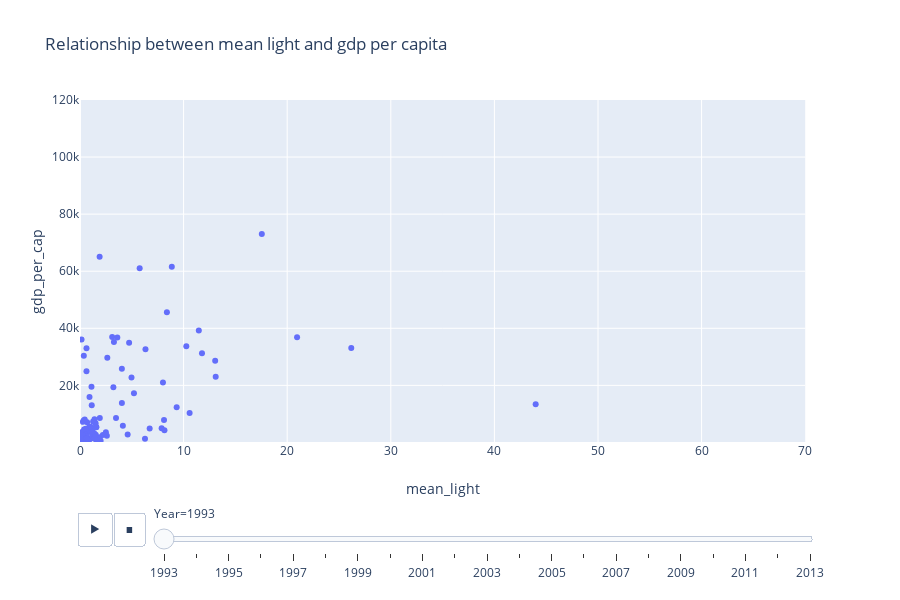

The notebook cell saved with this chart:
### Code cell
fig = px.scatter(merged, x="mean_light", y="gdp_per_cap", animation_frame="Year", animation_group="Country",hover_name="Country",
           range_x=[0,70], range_y=[150,120000], title='Relationship between mean light and gdp per capita')
fig.show()

### Figure 1 — Plotly figure (JSON) as saved in the notebook; plotly's stock layout.template omitted (floating-point values rounded to 4 significant figures)
{"data": [{"hoverlabel": {"namelength": 0}, "hovertemplate": "<b>%{hovertext}</b><br><br>Year=1993<br>mean_light=%{x}<br>gdp_per_cap=%{y}", "hovertext": ["Albania", "Algeria", "Argentina", "Armenia", "Australia", "Austria", "Azerbaijan", "Bangladesh", "Belarus", "Belgium", "Benin", "Bolivia, Plurinational State of", "Brazil", "Brunei Darussalam", "Bulgaria", "Cameroon", "Canada", "Chile", "China", "Colombia", "Costa Rica", "Croatia", "Cyprus", "Czechia", "Côte d'Ivoire", "Denmark", "Ecuador", "Egypt", "El Salvador", "Estonia", "Ethiopia", "Finland", "France", "Georgia", "Germany", "Ghana", "Greece", "Guatemala", "Honduras", "Hungary", "Iceland", "India", "Indonesia", "Ireland", "Israel", "Italy", "Jamaica", "Japan", "Jordan", "Kazakhstan", "Korea, Republic of", "Kyrgyzstan", "Latvia", "Lebanon", "Lithuania", "Luxembourg", "Malaysia", "Malta", "Mauritius", "Mexico", "Moldova, Republic of", "Morocco", "Mozambique", "Netherlands", "New Zealand", "Nicaragua", "Nigeria", "North Macedonia", "Norway", "Oman", "Panama", "Paraguay", "Peru", "Philippines", "Poland", "Portugal", "Romania", "Russian Federation", "Saudi Arabia", "Senegal", "Slovakia", "Slovenia", "South Africa", "Spain", "Sri Lanka", "Sweden", "Switzerland", "Tanzania, United Republic of", "Thailand", "Togo", "Tunisia", "Turkey", "Ukraine", "United Arab Emirates", "United Kingdom", "United States", "Uruguay", "Venezuela, Bolivarian Republic of", "Zambia"], "ids": ["Albania", "Algeria", "Argentina", "Armenia", "Australia", "Austria", "Azerbaijan", "Bangladesh", "Belarus", "Belgium", "Benin", "Bolivia, Plurinational State of", "Brazil", "Brunei Darussalam", "Bulgaria", "Cameroon", "Canada", "Chile", "China", "Colombia", "Costa Rica", "Croatia", "Cyprus", "Czechia", "Côte d'Ivoire", "Denmark", "Ecuador", "Egypt", "El Salvador", "Estonia", "Ethiopia", "Finland", "France", "Georgia", "Germany", "Ghana", "Greece", "Guatemala", "Honduras", "Hungary", "Iceland", "India", "Indonesia", "Ireland", "Israel", "Italy", "Jamaica", "Japan", "Jordan", "Kazakhstan", "Korea, Republic of", "Kyrgyzstan", "Latvia", "Lebanon", "Lithuania", "Luxembourg", "Malaysia", "Malta", "Mauritius", "Mexico", "Moldova, Republic of", "Morocco", "Mozambique", "Netherlands", "New Zealand", "Nicaragua", "Nigeria", "North Macedonia", "Norway", "Oman", "Panama", "Paraguay", "Peru", "Philippines", "Poland", "Portugal", "Romania", "Russian Federation", "Saudi Arabia", "Senegal", "Slovakia", "Slovenia", "South Africa", "Spain", "Sri Lanka", "Sweden", "Switzerland", "Tanzania, United Republic of", "Thailand", "Togo", "Tunisia", "Turkey", "Ukraine", "United Arab Emirates", "United Kingdom", "United States", "Uruguay", "Venezuela, Bolivarian Republic of", "Zambia"], "legendgroup": "", "marker": {"color": "#636efa", "symbol": "circle"}, "mode": "markers", "name": "", "showlegend": false, "type": "scatter", "x": [0.2643, 0.5062, 0.3553, 0.7241, 0.1489, 4.741, 1.914, 1.586, 2.204, 26.18, 0.1075, 0.1103, 0.4562, 3.106, 2.498, 0.06096, 0.6271, 0.2887, 0.6818, 0.5684, 1.573, 1.911, 8.008, 9.33, 0.1358, 8.388, 0.9583, 1.103, 2.593, 1.507, 0.01822, 2.636, 6.32, 0.9607, 10.26, 0.2998, 3.222, 0.6664, 0.3915, 3.476, 0.3688, 1.989, 0.4154, 4.041, 13.1, 11.77, 6.725, 11.47, 1.522, 0.391, 10.58, 0.4363, 1.149, 7.88, 1.569, 17.55, 0.9044, 43.99, 8.152, 1.402, 6.272, 0.4293, 0.02484, 20.95, 0.6249, 0.2491, 1.34, 1.382, 1.895, 0.9178, 0.5618, 0.1738, 0.1592, 0.6407, 4.138, 5.209, 1.215, 0.6894, 1.109, 0.09543, 8.11, 4.044, 1.011, 4.97, 1.808, 3.277, 8.861, 0.03515, 1.177, 0.2411, 1.48, 1.266, 4.6, 5.76, 13.05, 3.602, 0.4153, 1.133, 0.08614], "xaxis": "x", "y": [1371.0, 3279.0, 7644.0, 886.0, 36090.0, 34940.0, 1788.0, 439.2, 2612.0, 33070.0, 624.6, 1421.0, 8021.0, 36910.0, 3583.0, 1055.0, 33000.0, 7215.0, 998.4, 4708.0, 5403.0, 8568.0, 21010.0, 12310.0, 1333.0, 45660.0, 3767.0, 1587.0, 2364.0, 6739.0, 179.4, 29690.0, 32690.0, 1111.0, 33670.0, 857.7, 19300.0, 2260.0, 1566.0, 8550.0, 30420.0, 611.1, 1968.0, 25840.0, 23040.0, 31280.0, 4879.0, 39190.0, 2651.0, 4513.0, 10280.0, 714.8, 5159.0, 5004.0, 5317.0, 73000.0, 5503.0, 13340.0, 4291.0, 8117.0, 1305.0, 1705.0, 212.8, 36830.0, 24920.0, 1051.0, 1445.0, 3146.0, 65050.0, 15890.0, 4765.0, 3632.0, 2674.0, 1446.0, 5828.0, 17260.0, 4422.0, 7068.0, 19520.0, 1030.0, 7821.0, 13800.0, 5518.0, 22770.0, 1342.0, 35200.0, 61600.0, 484.4, 3083.0, 423.0, 2387.0, 7343.0, 2798.0, 61080.0, 28660.0, 36800.0, 7721.0, 13050.0, 1017.0], "yaxis": "y"}], "layout": {"height": 600, "legend": {"tracegroupgap": 0}, "sliders": [{"active": 0, "currentvalue": {"prefix": "Year="}, "len": 0.9, "pad": {"b": 10, "t": 60}, "steps": [{"args": [["1993"], {"frame": {"duration": 0, "redraw": false}, "fromcurrent": true, "mode": "immediate", "transition": {"duration": 0, "easing": "linear"}}], "label": "1993", "method": "animate"}, {"args": [["1994"], {"frame": {"duration": 0, "redraw": false}, "fromcurrent": true, "mode": "immediate", "transition": {"duration": 0, "easing": "linear"}}], "label": "1994", "method": "animate"}, {"args": [["1995"], {"frame": {"duration": 0, "redraw": false}, "fromcurrent": true, "mode": "immediate", "transition": {"duration": 0, "easing": "linear"}}], "label": "1995", "method": "animate"}, {"args": [["1996"], {"frame": {"duration": 0, "redraw": false}, "fromcurrent": true, "mode": "immediate", "transition": {"duration": 0, "easing": "linear"}}], "label": "1996", "method": "animate"}, {"args": [["1997"], {"frame": {"duration": 0, "redraw": false}, "fromcurrent": true, "mode": "immediate", "transition": {"duration": 0, "easing": "linear"}}], "label": "1997", "method": "animate"}, {"args": [["1998"], {"frame": {"duration": 0, "redraw": false}, "fromcurrent": true, "mode": "immediate", "transition": {"duration": 0, "easing": "linear"}}], "label": "1998", "method": "animate"}, {"args": [["1999"], {"frame": {"duration": 0, "redraw": false}, "fromcurrent": true, "mode": "immediate", "transition": {"duration": 0, "easing": "linear"}}], "label": "1999", "method": "animate"}, {"args": [["2000"], {"frame": {"duration": 0, "redraw": false}, "fromcurrent": true, "mode": "immediate", "transition": {"duration": 0, "easing": "linear"}}], "label": "2000", "method": "animate"}, {"args": [["2001"], {"frame": {"duration": 0, "redraw": false}, "fromcurrent": true, "mode": "immediate", "transition": {"duration": 0, "easing": "linear"}}], "label": "2001", "method": "animate"}, {"args": [["2002"], {"frame": {"duration": 0, "redraw": false}, "fromcurrent": true, "mode": "immediate", "transition": {"duration": 0, "easing": "linear"}}], "label": "2002", "method": "animate"}, {"args": [["2003"], {"frame": {"duration": 0, "redraw": false}, "fromcurrent": true, "mode": "immediate", "transition": {"duration": 0, "easing": "linear"}}], "label": "2003", "method": "animate"}, {"args": [["2004"], {"frame": {"duration": 0, "redraw": false}, "fromcurrent": true, "mode": "immediate", "transition": {"duration": 0, "easing": "linear"}}], "label": "2004", "method": "animate"}, {"args": [["2005"], {"frame": {"duration": 0, "redraw": false}, "fromcurrent": true, "mode": "immediate", "transition": {"duration": 0, "easing": "linear"}}], "label": "2005", "method": "animate"}, {"args": [["2006"], {"frame": {"duration": 0, "redraw": false}, "fromcurrent": true, "mode": "immediate", "transition": {"duration": 0, "easing": "linear"}}], "label": "2006", "method": "animate"}, {"args": [["2007"], {"frame": {"duration": 0, "redraw": false}, "fromcurrent": true, "mode": "immediate", "transition": {"duration": 0, "easing": "linear"}}], "label": "2007", "method": "animate"}, {"args": [["2008"], {"frame": {"duration": 0, "redraw": false}, "fromcurrent": true, "mode": "immediate", "transition": {"duration": 0, "easing": "linear"}}], "label": "2008", "method": "animate"}, {"args": [["2009"], {"frame": {"duration": 0, "redraw": false}, "fromcurrent": true, "mode": "immediate", "transition": {"duration": 0, "easing": "linear"}}], "label": "2009", "method": "animate"}, {"args": [["2010"], {"frame": {"duration": 0, "redraw": false}, "fromcurrent": true, "mode": "immediate", "transition": {"duration": 0, "easing": "linear"}}], "label": "2010", "method": "animate"}, {"args": [["2011"], {"frame": {"duration": 0, "redraw": false}, "fromcurrent": true, "mode": "immediate", "transition": {"duration": 0, "easing": "linear"}}], "label": "2011", "method": "animate"}, {"args": [["2012"], {"frame": {"duration": 0, "redraw": false}, "fromcurrent": true, "mode": "immediate", "transition": {"duration": 0, "easing": "linear"}}], "label": "2012", "method": "animate"}, {"args": [["2013"], {"frame": {"duration": 0, "redraw": false}, "fromcurrent": true, "mode": "immediate", "transition": {"duration": 0, "easing": "linear"}}], "label": "2013", "method": "animate"}], "x": 0.1, "xanchor": "left", "y": 0, "yanchor": "top"}], "title": {"text": "Relationship between mean light and gdp per capita"}, "updatemenus": [{"buttons": [{"args": [null, {"frame": {"duration": 500, "redraw": false}, "fromcurrent": true, "mode": "immediate", "transition": {"duration": 500, "easing": "linear"}}], "label": "&#9654;", "method": "animate"}, {"args": [[null], {"frame": {"duration": 0, "redraw": false}, "fromcurrent": true, "mode": "immediate", "transition": {"duration": 0, "easing": "linear"}}], "label": "&#9724;", "method": "animate"}], "direction": "left", "pad": {"r": 10, "t": 70}, "showactive": false, "type": "buttons", "x": 0.1, "xanchor": "right", "y": 0, "yanchor": "top"}], "xaxis": {"anchor": "y", "domain": [0, 0.98], "range": [0, 70], "title": {"text": "mean_light"}}, "yaxis": {"anchor": "x", "domain": [0, 1], "range": [150, 120000], "title": {"text": "gdp_per_cap"}}}}
